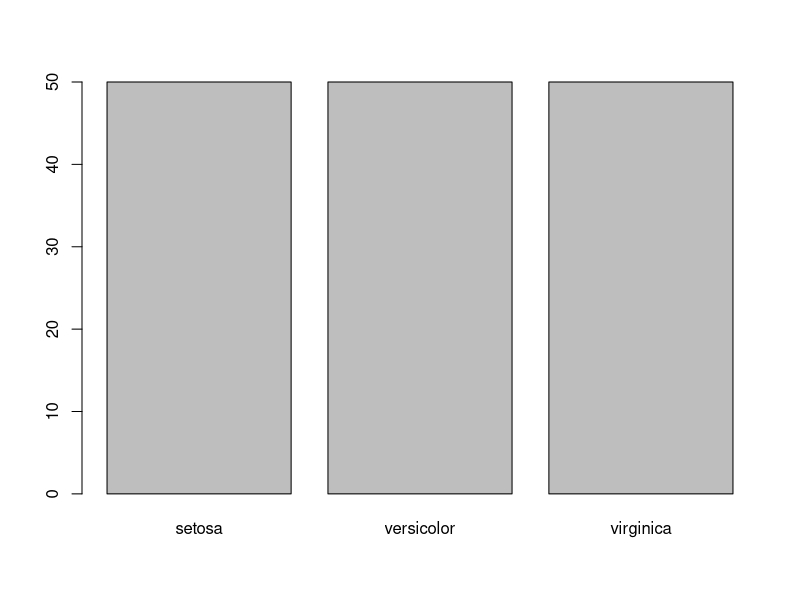
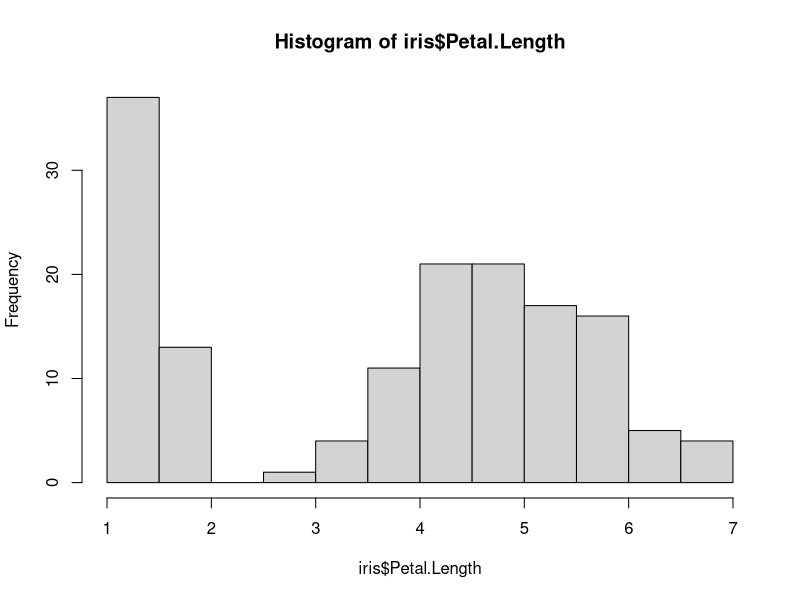
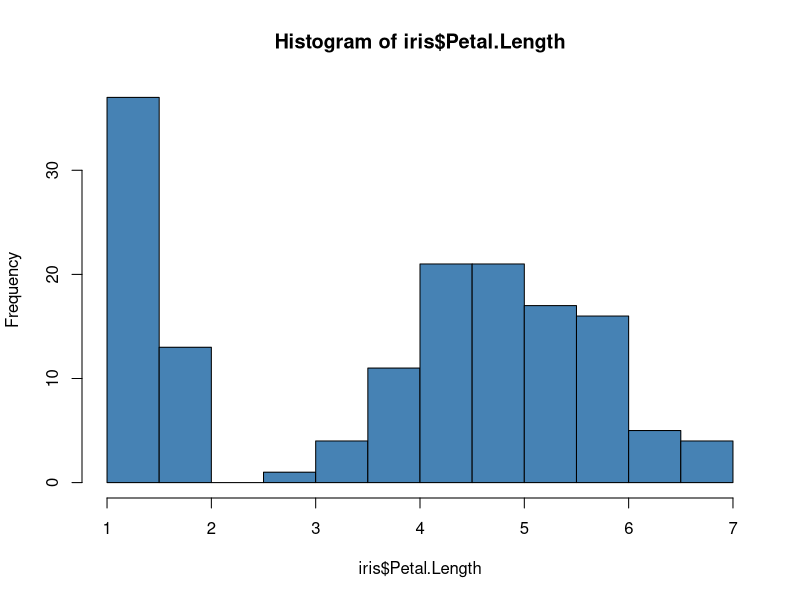
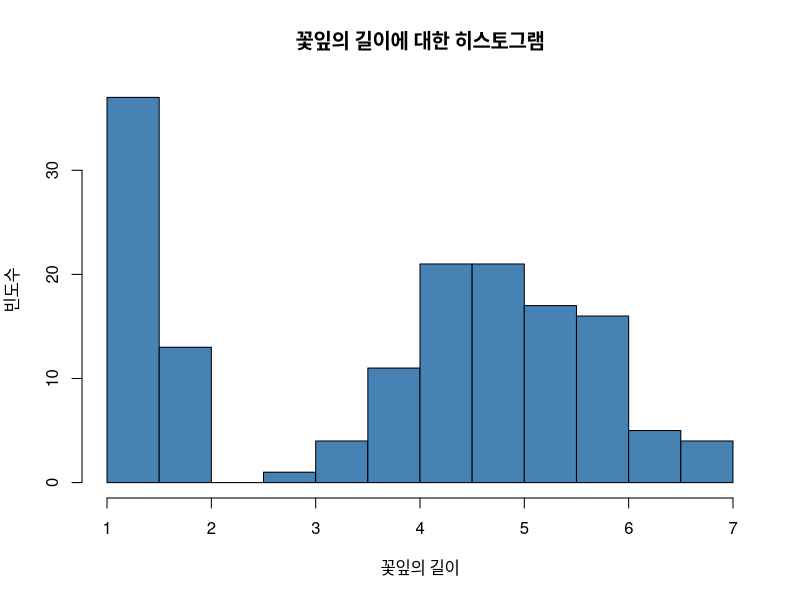
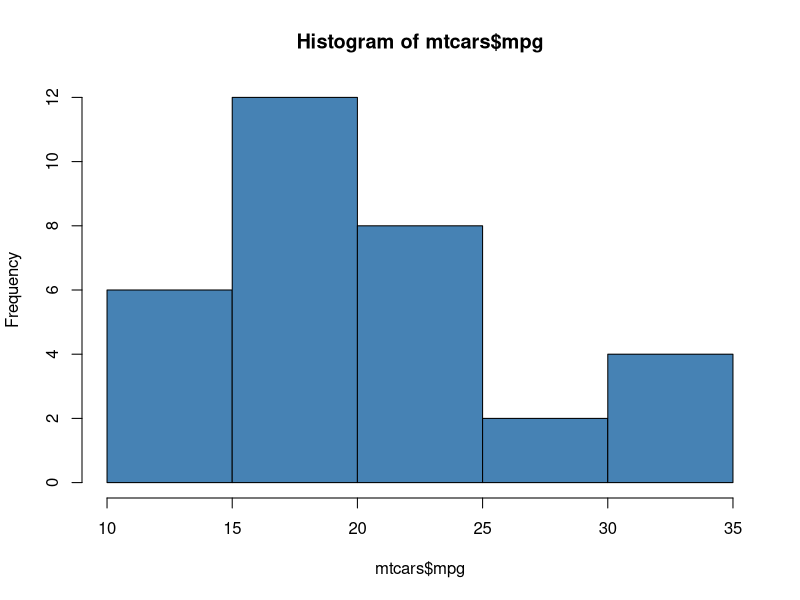
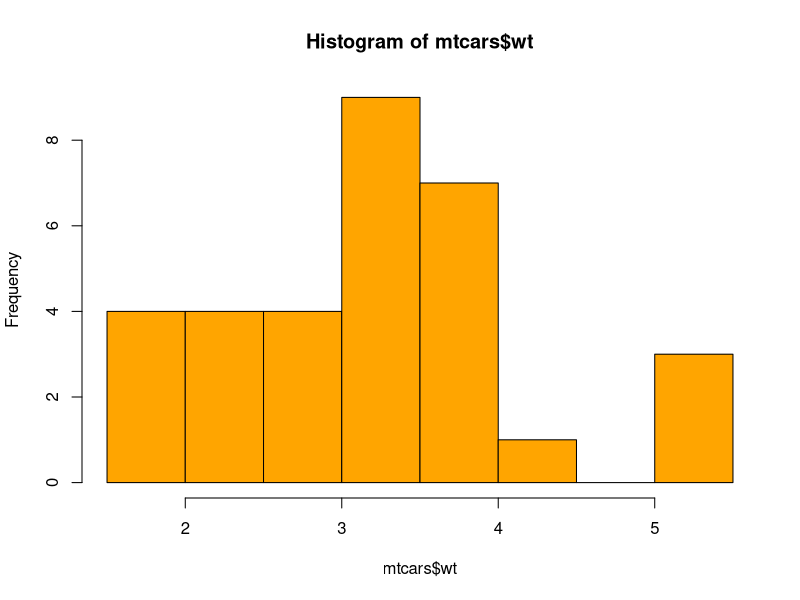
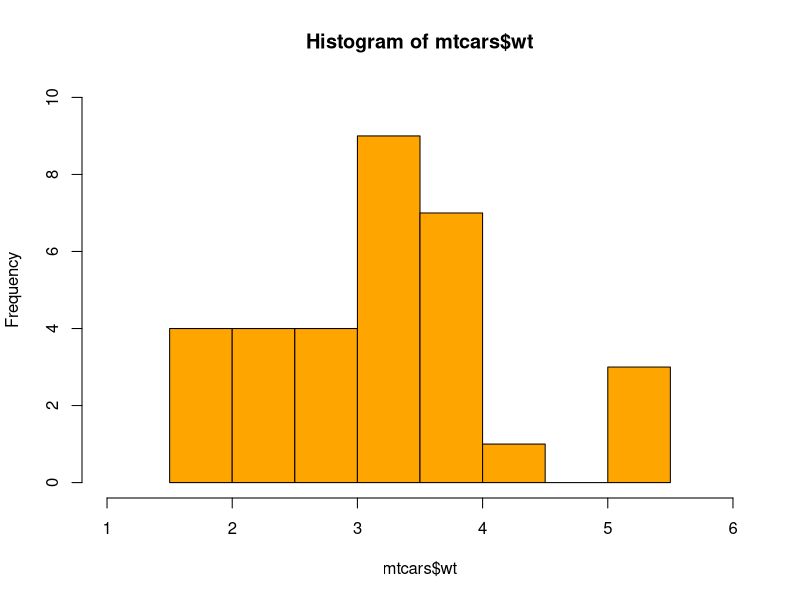
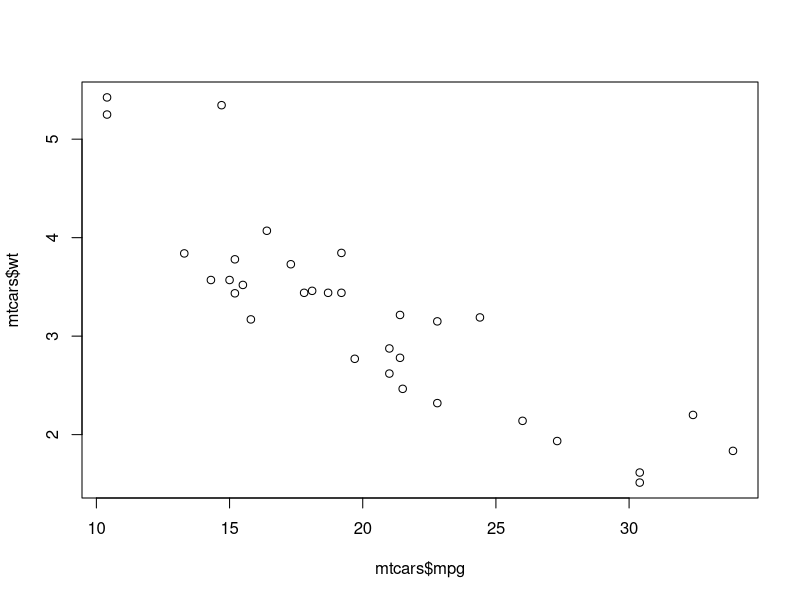

Source code (R) for these figures, in order:
# Unit 2. Exploring Datasets

?iris

str(iris)

head(iris)
tail(iris)

class(iris$Species)

levels(iris$Species)

table(iris$Species)

barplot(table(iris$Species))

class(iris$Petal.Length)

mean(iris$Petal.Length)

var(iris$Petal.Length)

sd(iris$Petal.Length)

hist(iris$Petal.Length)
hist(iris$Petal.Length, col = 'steelblue')
hist(iris$Petal.Length, col = 'steelblue', 
     main = '꽃잎의 길이에 대한 히스토그램', 
     xlab = '꽃잎의 길이',
     ylab = '빈도수')

?mtcars

str(mtcars)

mtcars$mpg

mtcars$wt

summary(mtcars)

hist(mtcars$mpg, col = 'steelblue')
hist(mtcars$wt, col = 'orange')
hist(mtcars$wt, col = 'orange', 
     xlim = c(1, 6),
     ylim = c(0, 10))

plot(mtcars$mpg, mtcars$wt)
plot(mtcars$mpg, mtcars$wt, pch = 19)
plot(mtcars$mpg, mtcars$wt, pch = 19, col = 'tomato')

# exercise 2.1

barplot(table(iris$Species), col = "tomato")
barplot(table(iris$Species), col = "tomato", 
        main = "품종의 막대그래프",
        xlab = "품종", ylab = "개수")

# exercise 2.2

mean(iris$Petal.Width)
var(iris$Petal.Width)
sd(iris$Petal.Width)

hist(iris$Petal.Width)
hist(iris$Petal.Width, col = "tomato", 
     main = '꽃잎의 너비에 대한 히스토그램', 
     xlab = '꽃잎의 너비',
     ylab = '빈도수')

# exercise 2.3

hist(mtcars$hp, col = 'steelblue', 
     xlim = c(0, 400), ylim = c(0, 12))

plot(mtcars$hp, mtcars$mpg, pch = 3, col = 'tomato')

# exercise 2.4

str(cars)
summary(cars)
plot(cars$speed, cars$dist, pch = 4, col = 'tomato',
     xlim = c(0, 30), ylim = c(0, 150))
